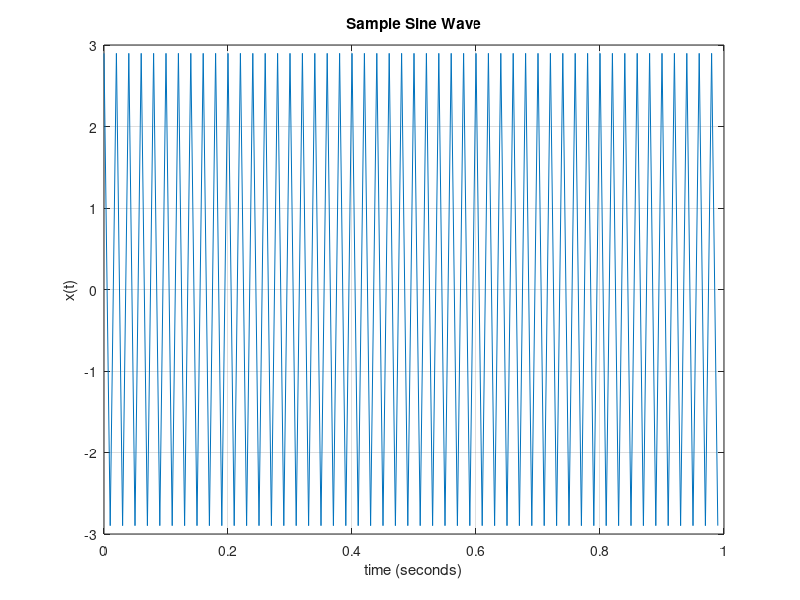
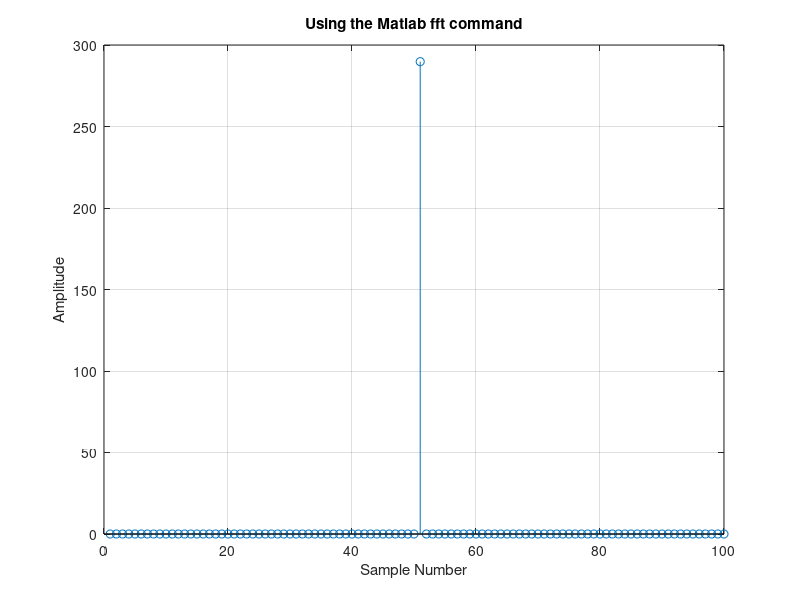

Source code (MATLAB) for these figures, in order:
fo = 50; % frequency of the sine wave
Fs = 100; % sampling rate
Ts = 1/Fs; % sampling time interval
t = 0:Ts:1-Ts; % sampling period
n = length(t); % number of samples
x = 3*cos(2*pi*fo*t+pi/12); % the sine curve

% plot the cosine curve in the time domain
sinePlot = figure;
plot(t,x);
xlabel('time (seconds)')
ylabel('x(t)')
title('Sample Sine Wave')
grid

% plot the frequence spectrum using the MATLAB fft command
matlabFFT = figure; % create a new figure
XfreqDomain = fft(x); % take the fft of our cos wave, x(t)

stem(abs(XfreqDomain)); % use abs command to get the magnitude
% similary, we would use angle command to get the phase plot!

xlabel('Sample Number')
ylabel('Amplitude')
title('Using the Matlab fft command')
grid